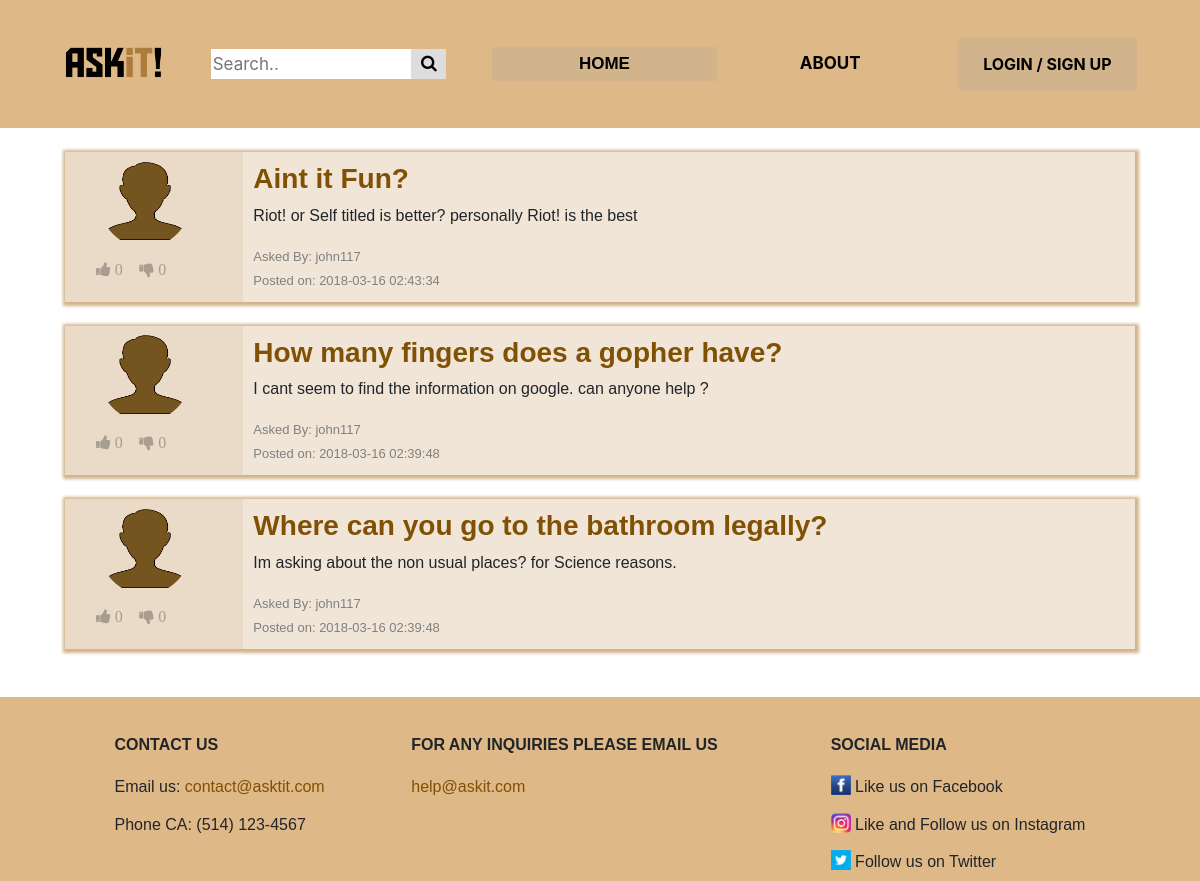
The app's page /home_page/homepage.php with its own data.
### tables this page shows
CREATE TABLE IF NOT EXISTS `questions` (
  `id` int(11) NOT NULL AUTO_INCREMENT,
  `account_id` int(11) DEFAULT NULL,
  `header` varchar(100) NOT NULL DEFAULT 'Ain''t it Fun',
  `content` varchar(500) NOT NULL DEFAULT 'Brick by Boring Brick',
  `date` timestamp NOT NULL DEFAULT CURRENT_TIMESTAMP,
  `upvotes` mediumint(8) UNSIGNED NOT NULL DEFAULT '0',
  `downvotes` mediumint(8) UNSIGNED NOT NULL DEFAULT '0',
  `tags` varchar(100) NOT NULL DEFAULT 'noob',
  PRIMARY KEY (`id`),
  KEY `fk_questions_account_id` (`account_id`)
);

CREATE TABLE IF NOT EXISTS `accounts` (
  `id` int(11) NOT NULL AUTO_INCREMENT,
  `username` varchar(20) NOT NULL DEFAULT 'john117',
  `password` varchar(500) DEFAULT NULL,
  `name` varchar(25) NOT NULL DEFAULT 'default name',
  `last_name` varchar(25) NOT NULL DEFAULT 'default  last',
  `gender` set('Male','Female','Other') NOT NULL DEFAULT 'Male',
  `security_one` set('What is the first name of the person you first kissed?','What is the last name of the teacher who gave you your first failing grade?','What is your pets name?','What was the name of your elementary / primary school?','In what city or town does your nearest sibling live?','What was your childhood nickname?','What is the name of your favorite childhood friend?') DEFAULT 'What is the first name of the person you first kissed?',
  `security_two` set('In what city or town did your mother and father meet?','What is the middle name of your oldest child?','What is your favorite team?','What is your favorite movie?','What was your favorite sport in high school?','What was your favorite food as a child?','Who is your childhood sports hero?','What was the name of the company where you had your first job?') NOT NULL DEFAULT 'In what city or town did your mother and father meet?',
  `answer_one` varchar(20) NOT NULL DEFAULT 'a1',
  `answer_two` varchar(20) NOT NULL DEFAULT 'a2',
  `bio` varchar(500) NOT NULL DEFAULT 'Training to be like goku',
  `profession` set('Gamer','Student','Potatoe','Teacher','Professor','Hipster','Trainer','Sloth') NOT NULL DEFAULT 'Potatoe',
  `pin` varchar(4) DEFAULT NULL,
  `profile_picture_path` varchar(500) NOT NULL DEFAULT '../img/avatar2.png',
  PRIMARY KEY (`id`),
  UNIQUE KEY `username` (`username`)
);

### private/models/Vote.php (called while the page is built, shortened)
<?php
class Vote{
	public static function getClass($vote){
		return null;
	}
}

### public_html/home_page/homepage.php (the view, shortened to what this page needs)
<?php
  require "../../private/models/Vote.php";
  if($_SERVER["REQUEST_METHOD"] == "POST"){
    $log->lwrite("POST METHOD. for homepage.php");
  }
  else if($_SERVER["REQUEST_METHOD"] == "GET"){
    include('header.php');
    include_once('..\..\private\controllers\question_controller.php');
    echo "<link rel='stylesheet' type='text/css' href='../css/homepage.css'>";
      	$votes=[];
        $servername = $config['servername'];
        $username = $config['username'];
        $password = $config['password'];
        $dbname = $config['dbname'];
        $con = mysqli_connect($servername, $username, $password, $dbname) or die("Connection Failed");
   		$result = mysqli_query($con,"SELECT questions.*, accounts.username,accounts.name FROM questions AS questions INNER JOIN accounts ON accounts.id=questions.account_id ORDER BY date DESC, upvotes DESC, downvotes");
      echo "<main>";
      echo "<br><div class='container'>";
 		 while($info = mysqli_fetch_array($result,MYSQLI_ASSOC)) {
 		 	$vote=getVote($votes,$info['id']);
	        if($info['id']==$vote['ref_id']){
	          $vote_class=Vote::getClass($vote);
	        }else{
	          $vote_class=Vote::getClass(false);
	        }
	        echo "
	          <div class='form-group row questionBlock'>
              <div class='col-md-2 '>";
                $file_path=$info['name'];
                if(!file_exists($file_path)) {
                $file_path = "..\img\avatar2.png";
                };
            echo "<div class='col-md-10'><img class='circle_img' src=".$file_path."></div>";
            echo"
	            <div class='details vote_btns ".$vote_class." '>
  	            <form action= '..\..\private\models\Like.php?ref=questions&ref_id=".$info['id']."&vote=1&page=homepage.php' method='POST'>
  	              <button type='submit' class='vote_btn vote_like' ";
  	              if(!isset($_SESSION['userid'])){
  	              	echo "disabled";
  	              }
  	            echo "><i class='fa fa-thumbs-up'> ". $info['upvotes'] . "</i></button>
  	            </form>
  	            <form action='..\..\private\models\Like.php?ref=questions&ref_id=".$info['id']."&vote=-1&page=homepage.php' method='POST'>
  	              <button type='submit' class='vote_btn vote_dislike' ";
  	              if(!isset($_SESSION['userid'])){
  	              	echo "disabled";
  	              }
  	            echo "><i class='fa fa-thumbs-down'> ". $info['downvotes'] . "</i></button>
  	              </form>
                  </div>
  	            </div>
  	            <div class='col-md-10 question'>
  	              <div>
  	              <a href='questionThreadPage.php?questionid=".$info['id']."'>
  	                <h3><strong>" . $info['header'] . "</strong></h3></a>
  	              </div>
  	              <p>" . $info['content'] . "
  	              </p>
  	              <span class = questionByDetail>Asked By: " .$info['username']. "<br>
  	              Posted on: " . $info['date'] . "</span>
	            </div>
	          </div><br>";
      		}
      echo '</div></main>';
  }
  function getVote($votes,$info_id){
      return false;
    }
  include("footer.php");
?>

### public_html/home_page/header.php (shortened to what this page needs)
<!DOCTYPE HTML>
<html>
  <head>
    <link rel="stylesheet" href="https://cdnjs.cloudflare.com/ajax/libs/font-awesome/4.7.0/css/font-awesome.min.css">
    <link rel="stylesheet" href="https://maxcdn.bootstrapcdn.com/bootstrap/4.0.0/css/bootstrap.min.css">
    <link rel="stylesheet" type="text/css" href="../css/header.css">
  </head>
  <body>
    <header>
      <div class="navbar navbar-inverse menu">
        <div class="col-lg-2 no-padding">
          <a href="homepage.php"><img class="col-lg-12 no-padding"
          src="../img/newlogo.png" alt=""/></a>
        </div>
        <div class="col-lg-10 container-fluid">
          <div class="col-lg-3 row search-container">
            <form method="get" action="search.php">
              <input type="text" placeholder="Search.." name="search">
              <button type="submit" value="search"><i class="fa fa-search"></i></button>
            </form>
          </div>
          <div class="row col-lg-9 no-padding menubar">
                <?php include("menu_template.php");?>
          </div>
        </div>
      </div>
    </header>
  </body>
</html>

### public_html/home_page/menu_template.php (shortened to what this page needs)
<!DOCTYPE HTML>
<html>
	<head>
    	<link rel="stylesheet" type="text/css" href="../css/header.css">
    </head>
 	<body>
		<?php
		$index="myButtons";
		$about="myButtons";
		$logout="myButtons";
		$menuLinkid= basename($_SERVER['PHP_SELF'],".php");
		if($menuLinkid=="homepage"){
			$index='myActiveButton';
		}else if($menuLinkid=="about"){
			$about='myActiveButton';
		}else if($menuLinkid=="favorites"){
			$favorites='myActiveButton';
		}else if($menuLinkid=="myquestions"){
			$myquestions='myActiveButton';
		}
		?>
		<div class="col-lg-4 <?php echo $index;?>">
			<a class="<?php echo $index;?>"href="homepage.php">Home</a>
		</div>
		<div class="col-lg-4 <?php echo $about;?>">
			<a class="<?php echo $about;?>"href="about.php">About</a>
		</div>
		<div class="col-lg-4">
			<?php
			if(isset($_SESSION['username'])) {
				?>
				<div class="dropdown">
	  				<button class="dropbtn"> <?php echo "Hi, " .$_SESSION['username']. " !"; ?> </button>
	  				<div class="dropdown-content">
	    				<a href="profile.php">My Profile</a>
	    				<a href="myquestions.php">My Questions</a>
	    				<a href="favorites.php">Favorites</a>
	    				<a href="logout.php">Logout</a>
	  				</div>
				</div>
				<!--<div class="col-lg-2 <?php echo $logout;?>">
					<a class="<?php echo $logout;?>"href="logout.php">Logout</a>
				</div>-->
				<?php
			} else {
				?>
				<button class="btn loginButton" onclick="location.href='../login_register/loginregister.php';"/>Login / Sign Up</button>
				<?php
			}
		?>
		</div>
	</body>
	</html>

### public_html/home_page/footer.php (shortened to what this page needs)
<html>
  <head>
    <link rel="stylesheet" type="text/css" href="../css/footer.css">
  </head>
  <body>
    <div id = "footer">
      <div class ="container">
        <table class = "footerTable" align = "center" >
        <tr>
          <th class="contactUsPadding"><br>CONTACT US</th>
          <th class="emailUsPadding"><br>FOR ANY INQUIRIES PLEASE EMAIL US</th>
          <th><br>SOCIAL MEDIA</th>
        </tr>
        <tr>
          <td>Email us: <a href="mailto:contact@asktit.com">contact@asktit.com</a></td>
          <td><a href="mailto:help@askit.com">help@askit.com</a></td>
          <td><img src="../img/facebook.png" alt="" width="20" height="20" /><a>&nbsp;Like us on Facebook</a></td>
        </tr>
        <tr>
          <td>Phone CA: (514) 123-4567&nbsp;</td>
          <td> </td>
          <td><img src="../img/instagram.png" alt="" width="20" height="20" /> <a>&nbsp;Like and Follow us on Instagram</a></td>
        </tr>
        <tr>
          <td>   </td>
          <td>   </td>
          <td><img src="../img/twitter.png" alt="" width="20" height="20" /><a>&nbsp;Follow us on Twitter</a></td>
        </tr>
        </table>
      </div>
    </div>
  </body>
</html>

### public_html/css/header.css (style rules this page uses)
.menu { background-color: #DEB887; text-transform: uppercase; font-weight: bold; height: 100%; }
.container { position: relative; max-width: 1100px; font-family: helvetica, sans-serif; }
.container img { float: left; }
.search-container { float: left; padding: 0; }
.search-container form { width: 100%; }
.search-container input[type=text] { font-size: 17px; border: none; width: 85%; height: 30px; }
.search-container button { float: right; background: #ddd; font-size: 17px; border: none; cursor: pointer; height: 30px; width: 15%; }
.myButtons { color: black; text-decoration: none; text-align: center; font-size: 17px; margin: auto 0; padding: 4px; }
.myActiveButton { background-color: #D2B48C; color: black; text-decoration: none; text-align: center; font-size: 17px; margin: auto 0; padding: 4px; font-family: arial; }
.loginButton { background-color: #D2B48C; text-transform: uppercase; text-align: center; font-weight: bold; color: black; border: none; cursor: pointer; margin: auto 0; padding: 15px 25px; }
html, body { height: 100%; }
header { height: 18%; }

### public_html/css/homepage.css (style rules this page uses)
.questionBlock { background-color: #eadbc8; display: flex; flex-direction: row; justify-content: space-between; max-width: 1100px; margin: auto; -webkit-box-shadow: 1px 1px 3px 3px #D2B48C; box-shadow: 1px 1px 3px 3px #D2B48C; }
.details { height: auto; order: 1; align-self: center; padding: 10px; }
.question { order: 2; width: 90%; background-color: #F0E5D7; padding:10px; }
.vote_btns { float:left; padding-top: 3.2%; padding-bottom: 3%; }
.vote_btns form { display: inline-block; }
.vote_btn { border: none; cursor:pointer; background: transparent; }
.questionByDetail { color: #808080; font-size: 13px; }
.circle_img { width:100px; height:100px; border-radius: 50%; padding: 5%; }

### public_html/css/footer.css (style rules this page uses)
body { margin:0; padding:0; height:100%; }
#footer { position: relative; background-color: #DEB887; width: 100%; margin-top: 2%; bottom: 0; }
.container { min-height:100%; font-family: helvetica, sans-serif; }
.footerTable { height: 184px; }
.contactUsPadding { padding-right: 12em; }
.emailUsPadding { padding-right: 7em; }
.navbar { padding-top: 0%; padding-bottom: 0%; }
html, body { height: 100%; }
header { height: 16%; }
main { min-height: 57%; }
a { color: #805104; }

### records on screen
questions: upvotes "0", downvotes "0", header "Aint it Fun?", content "Riot! or Self titled is better? personally Riot! is the best", account.username "john117", date "2018-03-16 02:43:34"
questions: upvotes "0", downvotes "0", header "How many fingers does a gopher have?", content "I cant seem to find the information on google. can anyone help ?", account.username "john117", date "2018-03-16 02:39:48"
questions: upvotes "0", downvotes "0", header "Where can you go to the bathroom legally?", content "Im asking about the non usual places? for Science reasons.", account.username "john117", date "2018-03-16 02:39:48"
